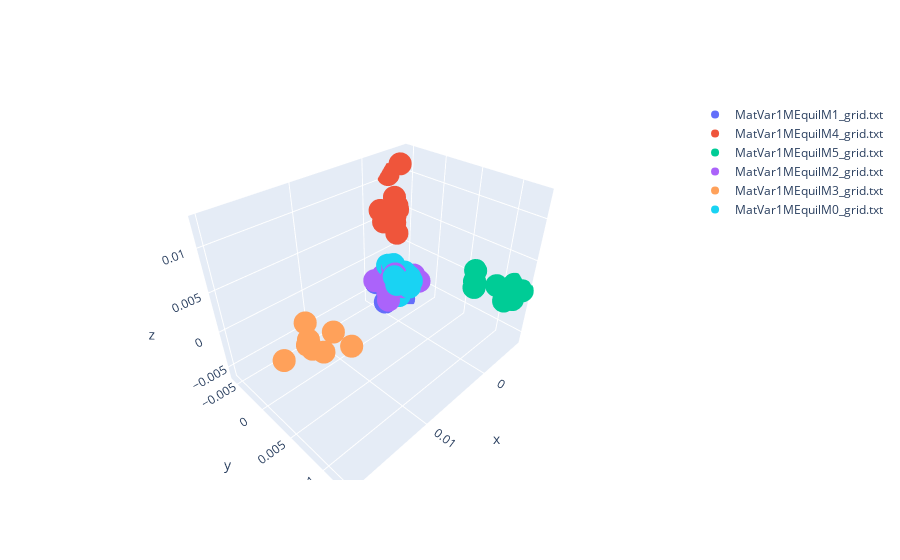

Notebook code for this chart:
### Code cell
pca = decomposition.PCA(n_components=5)

pca.fit(data_ref)
pca_decomp = pca.transform(data_ref)

fig= [go.Scatter3d(
    x= [pca_decomp[x,0] for x in mat_dict[i]],
    y= [pca_decomp[x,1] for x in mat_dict[i]],
    z= [pca_decomp[x,2] for x in mat_dict[i]],
    mode= 'markers',
    name= i
) for i in list(mat_dict.keys())]

layout= go.Layout()

Figure= go.Figure(data= fig, layout= layout)
iplot(Figure)
